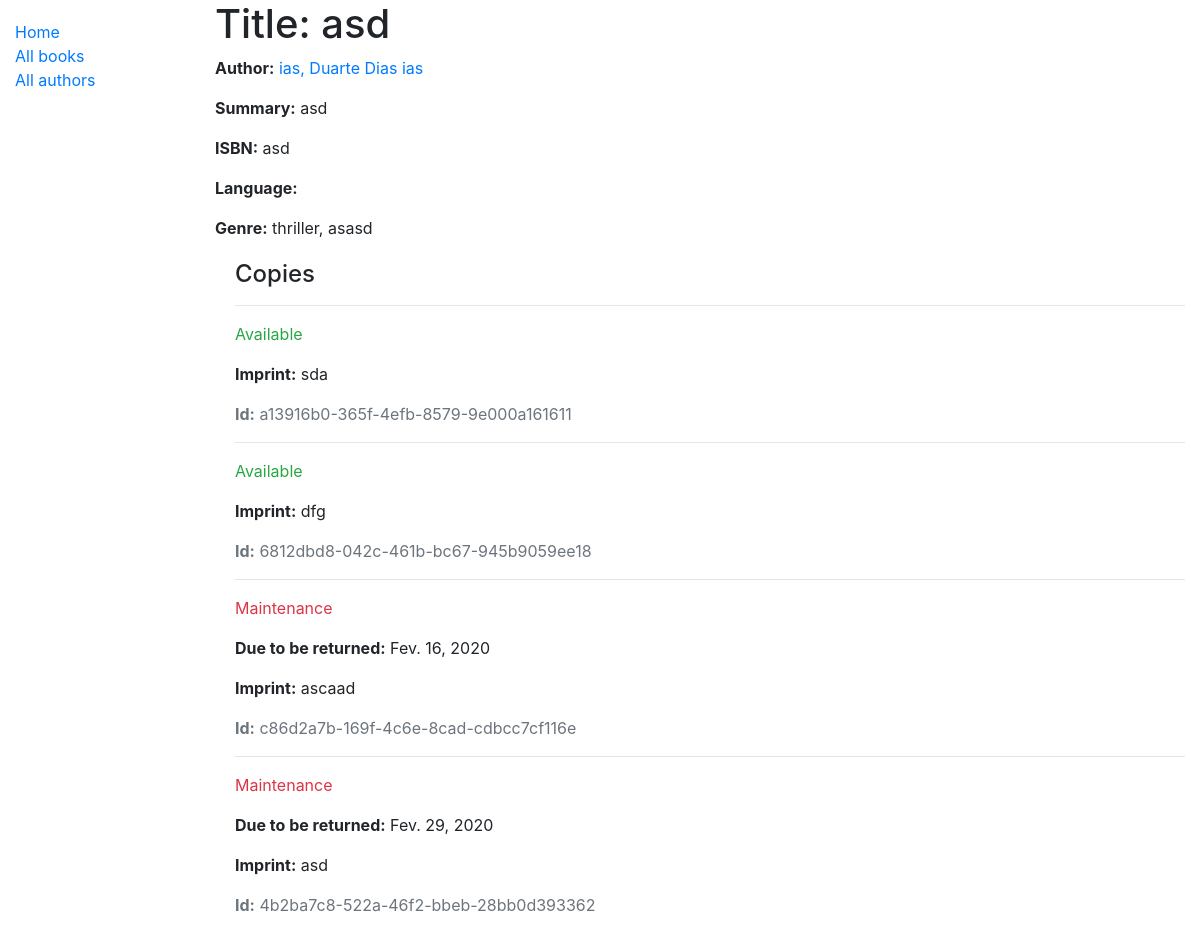
The page /catalog/book/1 on the database as committed earlier.
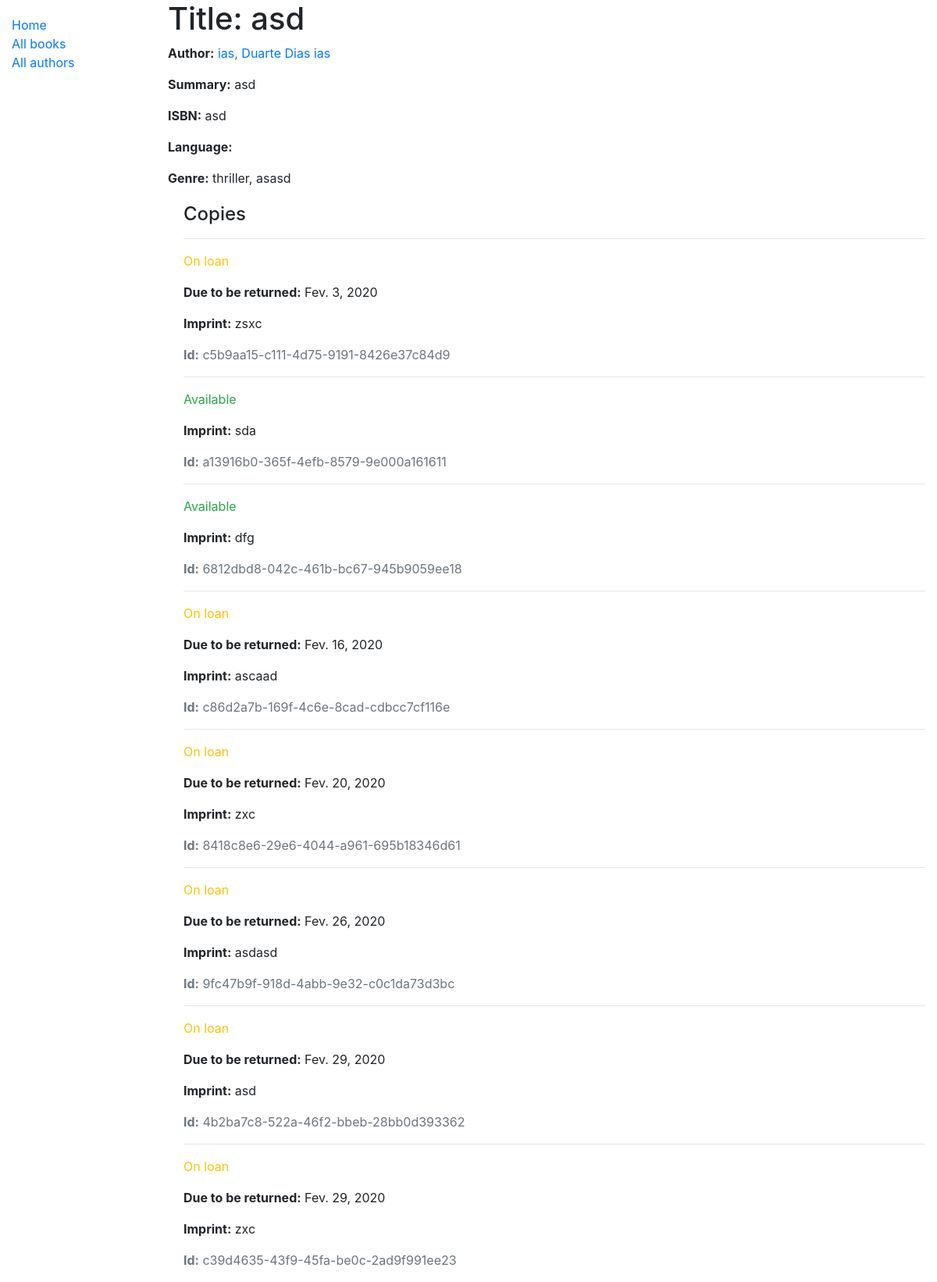
The same page on the database as committed later.
### catalog/models.py (models this page shows, shortened)
class Book(models.Model):
    title = models.CharField(max_length=200)
    author = models.ForeignKey('Author', on_delete=models.SET_NULL, null=True)
    summary = models.TextField(max_length=1000, help_text='Enter a brief description of the book')
    isbn = models.CharField('ISBN', max_length=13,
                            help_text='13 Character <a href="https://www.isbn-international.org/content/what-isbn">ISBN number</a>')
    genre = models.ManyToManyField(Genre, help_text='Select a genre for this book')
    def display_genre(self):
        """Create a string for the Genre. This is required to display genre in Admin."""
        return ', '.join(genre.name for genre in self.genre.all()[:3])
    display_genre.short_description = 'Genre'

class Author(models.Model):
    first_name = models.CharField(max_length=100)
    last_name = models.CharField(max_length=100)
    date_of_birth = models.DateField(null=True, blank=True)
    date_of_death = models.DateField('Died', null=True, blank=True)
    class Meta:
        ordering = ['last_name', 'first_name']
    def __str__(self):
        return f'{self.last_name}, {self.first_name}'

class Genre(models.Model):
    name = models.CharField(max_length=200, help_text='Enter a book genre (e.g. Science Fiction)')
    def __str__(self):
        return self.name

class BookInstance(models.Model):
    id = models.UUIDField(primary_key=True, default=uuid.uuid4, help_text='Unique ID for this particular book across whole library')
    book = models.ForeignKey('Book', on_delete=models.SET_NULL, null=True)
    imprint = models.CharField(max_length=200)
    due_back = models.DateField(null=True, blank=True)
    LOAN_STATUS = (
        ('m', 'Maintenance'),
        ('o', 'On loan'),
        ('a', 'Available'),
        ('r', 'Reserved'),
    )
    status = models.CharField(
        max_length=1,
        choices=LOAN_STATUS,
        blank=True,
        default='m',
        help_text='Book availability',
    )
    class Meta:
        ordering = ['due_back']

### catalog/views.py (the view)
# urls.py: path('book/<int:pk>', views.BookDetailView.as_view(), name='book-detail'),
class BookDetailView(generic.DetailView):
    model = Book
    paginate_by = 5

### catalog/templates/catalog/book_detail.html
{% extends "base_generic.html" %}
{% block content %}
  <h1>Title: {{ book.title }}</h1>
  <p><strong>Author:</strong> <a href="">{{ book.author }}</a></p>
  <p><strong>Summary:</strong> {{ book.summary }}</p>
  <p><strong>ISBN:</strong> {{ book.isbn }}</p>
  <p><strong>Language:</strong> {{ book.language }}</p>
  <p><strong>Genre:</strong> {{ book.genre.all|join:", " }}</p>
  <div style="margin-left:20px;margin-top:20px">
    <h4>Copies</h4>
    {% for copy in book.bookinstance_set.all %}
      <hr>
      <p class="{% if copy.status == 'a' %}text-success{% elif copy.status == 'm' %}text-danger{% else %}text-warning{% endif %}">
        {{ copy.get_status_display }}
      </p>
      {% if copy.status != 'a' %}
        <p><strong>Due to be returned:</strong> {{ copy.due_back }}</p>
      {% endif %}
      <p><strong>Imprint:</strong> {{ copy.imprint }}</p>
      <p class="text-muted"><strong>Id:</strong> {{ copy.id }}</p>
    {% endfor %}
  </div>
{% endblock %}

### catalog/templates/base_generic.html (shortened to what this page needs)
<!DOCTYPE html>
<html lang="en">
<head>
  <link rel="stylesheet" href="https://stackpath.bootstrapcdn.com/bootstrap/4.1.3/css/bootstrap.min.css">
  {% load static %}
  <link rel="stylesheet" href="{% static 'css/styles.css' %}">
</head>
<body>
  <div class="container-fluid">
    <div class="row">
      <div class="col-sm-2">
      {% block sidebar %}
        <ul class="sidebar-nav">
          <li><a href="{% url 'index' %}">Home</a></li>
          <li><a href="{% url 'books' %}">All books</a></li>
          <li><a href="">All authors</a></li>
        </ul>
     {% endblock %}
      </div>
      <div class="col-sm-10 ">{% block content %}{{% endblock %}
      </div>
    </div>
  </div>
</body>
</html>

### catalog/static/css/styles.css (style rules this page uses)
.sidebar-nav { margin-top: 20px; padding: 0; list-style: none; }

Rows that differ between the two databases and show on the page:
added BookInstance: status "On loan", due_back "Fev. 3, 2020", imprint "zsxc", id "c5b9aa15-c111-4d75-9191-8426e37c84d9"
changed BookInstance "Fev. 16, 2020": status "Maintenance" → "On loan"
added BookInstance: status "On loan", due_back "Fev. 20, 2020", imprint "zxc", id "8418c8e6-29e6-4044-a961-695b18346d61"
added BookInstance: status "On loan", due_back "Fev. 26, 2020", imprint "asdasd", id "9fc47b9f-918d-4abb-9e32-c0c1da73d3bc"
changed BookInstance "asd": status "Maintenance" → "On loan"
added BookInstance: status "On loan", due_back "Fev. 29, 2020", imprint "zxc", id "c39d4635-43f9-45fa-be0c-2ad9f991ee23"
